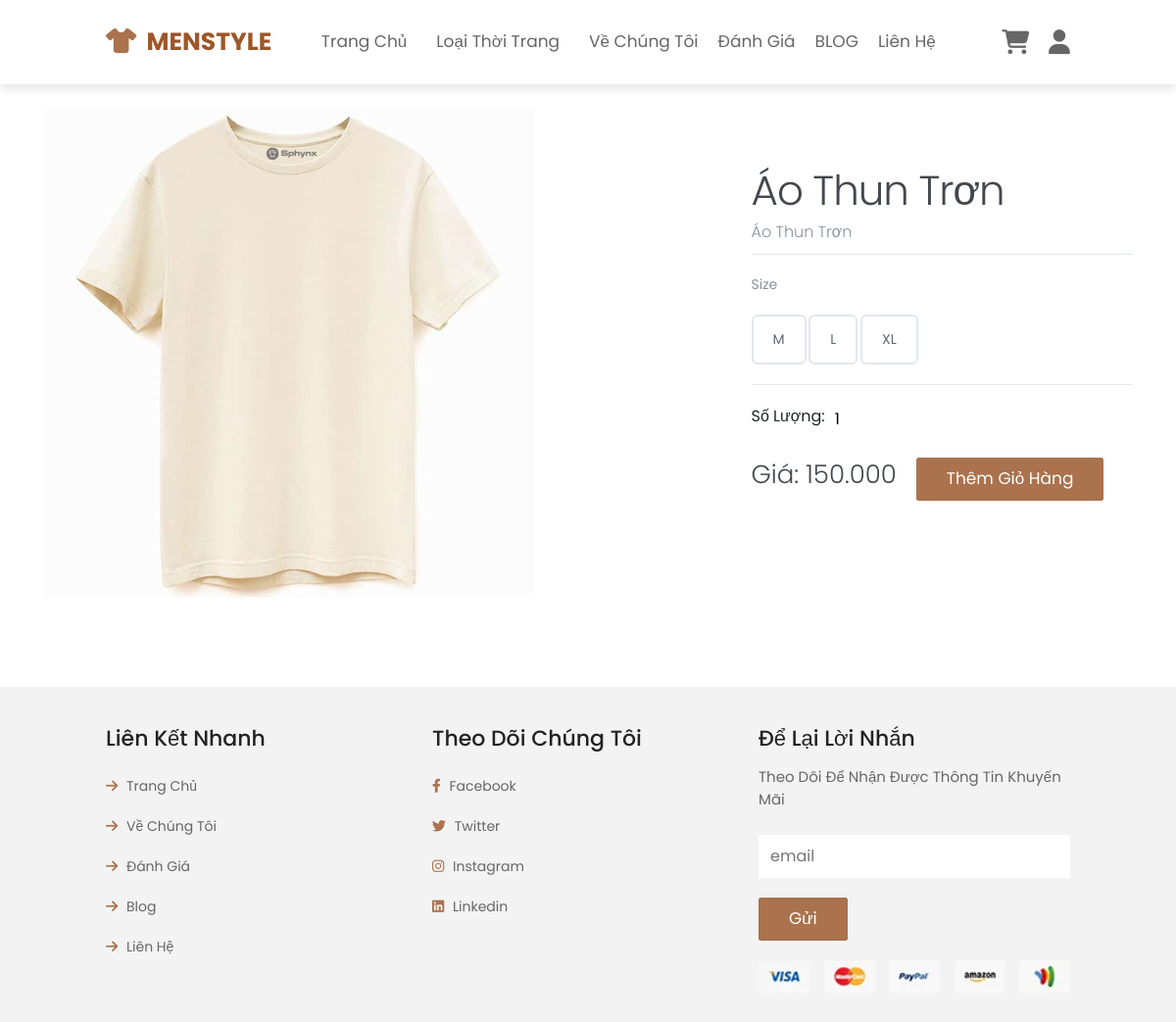
The page /product_detail.php?id=5 on the database its author committed.
### tables this page shows
CREATE TABLE `product` (
  `id` int(11) NOT NULL,
  `title` varchar(255) NOT NULL,
  `price` float NOT NULL,
  `num` int(11) NOT NULL,
  `thumbnail` varchar(255) NOT NULL,
  `content` longtext NOT NULL,
  `id_category` int(11) NOT NULL
);

### database/dbhelper.php (called while the page is built, shortened)
<?php
function executeResult($sql)
{
	$conn = mysqli_connect(HOST, USERNAME, PASSWORD, DATABASE);
	$query = mysqli_query($conn, $sql);
	$data   = [];
	while ($row = mysqli_fetch_array($query, 1)) {
		$data[] = $row;
	}
	return $data;
}

### product_detail.php (the view, shortened to what this page needs)
<?php
require_once('database/dbhelper.php');
?>
<?php
if (isset($_GET['id'])) {
   $id = $_GET['id'];
}
  $sql = "SELECT * FROM product WHERE id=$id";
  $conn = mysqli_connect(HOST, USERNAME, PASSWORD, DATABASE);
  $query = mysqli_query($conn, $sql);
?>
<!DOCTYPE html>
<html lang="en">
<head>
    <link rel="stylesheet" href="./css/detail.css">
    <link rel="stylesheet" href="./css/style.css">
     <link rel="stylesheet" href="https://cdn.jsdelivr.net/npm/bootstrap@4.3.1/dist/css/bootstrap.min.css">
</head>
<body>
<?php require "layout/header.php"; ?>
    <main class="container">
        <div class="left-column">
          <img style="height: 500px; width:500px" data-image="black" src="uploads/<?php echo $data['thumbnail']; ?>">
        </div>
        <div class="right-column">
          <div class="product-description">
            <h1><?php echo $data['title']; ?></h1>
            <p><?php echo $data['content']; ?></p>
          </div>
          <div class="product-configuration">
            <div class="size-config">
              <span>Size</span>
              <div class="size-choose">
                <button>M</button>
                <button>L</button>
                <button>XL</button>
              </div>
            </div>
          </div>
        <form action="shopping_cart.php?action=add" method="POST">
          <div class="product-sl">
            <label for="sl">Số lượng: </label>
            <input type="number" name="quanlity[<?=$data['id']?>]" value="1">
          </div>
          <div class="product-price">
            <span>Giá: <?php echo number_format($data['price'], 0, ',', '.'); ?></span>
            <input type="submit" class="btn" value="Thêm giỏ hàng">
        </div>
        </form>
      </main>
<?php require "layout/footer.php"; ?>
</body>
</html>

### css/detail.css (style rules this page uses)
html, body { height: 100%; width: 100%; margin: 0; font-family: 'Poppins', sans-serif; font-size: 62.5%; overflow-x: hidden; scroll-behavior: smooth; }
.container { position: relative; bottom: 40px; max-width: 1200px; margin: 0 auto; padding: 15rem; display: flex; }
.left-column { width: 65%; position: relative; }
.right-column { width: 35%; margin-top: 60px; }
.left-column img { width: 88%; position: absolute; left: 0; top: 0; }
.product-description { border-bottom: 1px solid #E1E8EE; margin-bottom: 20px; }
.product-description h1 { font-weight: 300; font-size: 42px; color: #43484D; letter-spacing: -1px; }
.product-description p { font-size: 16px; font-weight: 300; color: #86939E; line-height: 24px; }
.size-config span { font-size: 14px; font-weight: 400; color: #86939E; margin-bottom: 20px; display: inline-block; }
.size-choose { margin-bottom: 20px; }
.size-choose button { border: 2px solid #E1E8EE; border-radius: 6px; padding: 13px 20px; font-size: 14px; color: #5E6977; background-color: #fff; cursor: pointer; transition: all .5s; }
.size-config { border-bottom: 1px solid #E1E8EE; margin-bottom: 20px; }
.product-sl { display: flex; align-items: center; font-size: 16px; margin: 15px auto; }
.product-sl label { margin-right: 10px; }
.product-sl input { width: 50px; }
.product-price { display: flex; align-items: center; }
.product-price span { font-size: 26px; font-weight: 300; color: #43474D; margin-right: 20px; }

### css/style.css (style rules this page uses)
* { font-family: 'Poppins', sans-serif; margin: 0; padding: 0; -webkit-box-sizing: border-box; box-sizing: border-box; outline: none; border: none; text-decoration: none; text-transform: capitalize ; -webkit-transition: .15s linear; transition: .15s linear; }
html { font-size: 62.5%; overflow-x: hidden; scroll-behavior: smooth; }
.btn { margin-top: 1rem; display: inline-block; padding: .8rem 3rem; background: #aa724d; color: #fff; font-size: 1.7rem; cursor: pointer; }

### rows shown on the page
product: thumbnail (picture), title "Áo Thun Trơn", content "Áo Thun Trơn", price "150.000"
